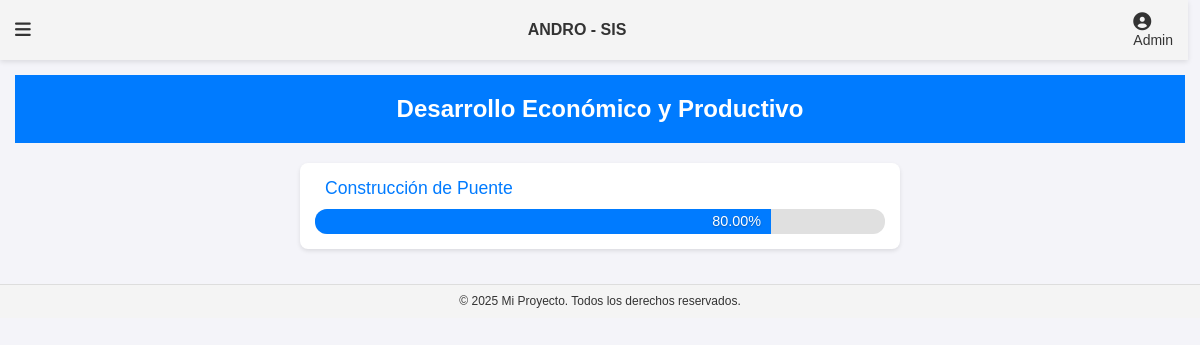
The app's page /includes/index.php?view=categoria_proyectos&id_categoria=3 (signed in) with its own data.
### tables this page shows
CREATE TABLE `categorias` (
  `id_categoria` int(11) NOT NULL,
  `nombre` varchar(255) NOT NULL
);

CREATE TABLE `proyecto` (
  `id_proyectos` int(11) NOT NULL,
  `id_contratista` int(11) NOT NULL,
  `titulo` varchar(255) NOT NULL,
  `fecha_publicacion` timestamp NOT NULL DEFAULT current_timestamp(),
  `etapa` enum('planificacion','ejecucion','finalizado') NOT NULL,
  `id_categoria` int(11) NOT NULL,
  `presupuesto` decimal(15,2) NOT NULL DEFAULT 0.00
);

### includes/vistas/categoria_proyectos.php (the view, shortened to what this page needs)
<?php
require_once '../conection/conexion.php';
$id_categoria = $_GET['id_categoria'] ?? 0;
try {
    $stmt_categoria = $conn->prepare("SELECT nombre FROM categorias WHERE id_categoria = ?");
    $stmt_categoria->execute([$id_categoria]);
    $categoria = $stmt_categoria->fetch(PDO::FETCH_ASSOC);
    $stmt_proyectos = $conn->prepare("
        SELECT
            p.id_proyectos,
            p.titulo,
            COALESCE(SUM(pb.peso), 0) AS porcentaje_total
        FROM proyecto p
        LEFT JOIN publicacion pb ON p.id_proyectos = pb.id_proyectos
        WHERE p.id_categoria = ?
        GROUP BY p.id_proyectos
    ");
    $stmt_proyectos->execute([$id_categoria]);
    $proyectos = $stmt_proyectos->fetchAll(PDO::FETCH_ASSOC);
} catch (PDOException $e) {
    die("Error: " . $e->getMessage());
}
?>
<!DOCTYPE html>
<html lang="es">
<head>
</head>
<body>
<h2><?= htmlspecialchars($categoria['nombre']) ?></h2>
<ul>
    <?php foreach ($proyectos as $proyecto):
        $porcentaje = number_format($proyecto['porcentaje_total'], 2);
    ?>
        <li>
            <a href="index.php?view=proyecto_publicaciones&id_proyecto=<?= $proyecto['id_proyectos'] ?>">
                <?= htmlspecialchars($proyecto['titulo']) ?>
            </a>
            <div class="porcentaje-bar">
                <div class="porcentaje-fill" style="width: <?= $porcentaje ?>%;">
                    <span class="porcentaje-text"><?= $porcentaje ?>%</span>
                </div>
            </div>
        </li>
    <?php endforeach; ?>
</ul>
</body>
</html>

### assets/css/style.css (style rules this page uses)
* { margin: 0; padding: 0; box-sizing: border-box; }
body { margin: 0; font-family: Arial, sans-serif; }
body { font-family: 'Arial', sans-serif; margin: 20px; background-color: #f4f4f4; }
a { color: #007bff; text-decoration: none; margin-right: 10px; padding: 5px 10px; border-radius: 3px; transition: background-color 0.3s; }

### includes/vistas/categoria_proyectos.php (style rules this page uses)
body { font-family: Arial; background: #f4f4f9; margin: 0; }
h2 { text-align: center; background: #007bff; color: white; padding: 20px; }
ul { list-style: none; padding: 0; margin: 20px auto; width: 80%; max-width: 600px; }
li { background: white; margin: 10px 0; padding: 15px; border-radius: 8px; box-shadow: 0 2px 4px rgba(0,0,0,0.1); }
a { color: #007bff; text-decoration: none; font-size: 1.1em; }
.porcentaje-bar { width: 100%; height: 25px; background: #e0e0e0; border-radius: 12px; margin-top: 10px; overflow: hidden; }
.porcentaje-fill { height: 100%; background: #007bff; transition: width 0.5s ease; position: relative; }
.porcentaje-text { position: absolute; right: 10px; color: white; font-size: 0.9em; line-height: 25px; text-shadow: 0 1px 2px rgba(0,0,0,0.3); }

### records on screen
categorias: nombre "Desarrollo Económico y Productivo"
proyecto: titulo "Construcción de Puente", porcentaje "80.00"

### other values on screen
$_SESSION['nombre'] "Admin"
